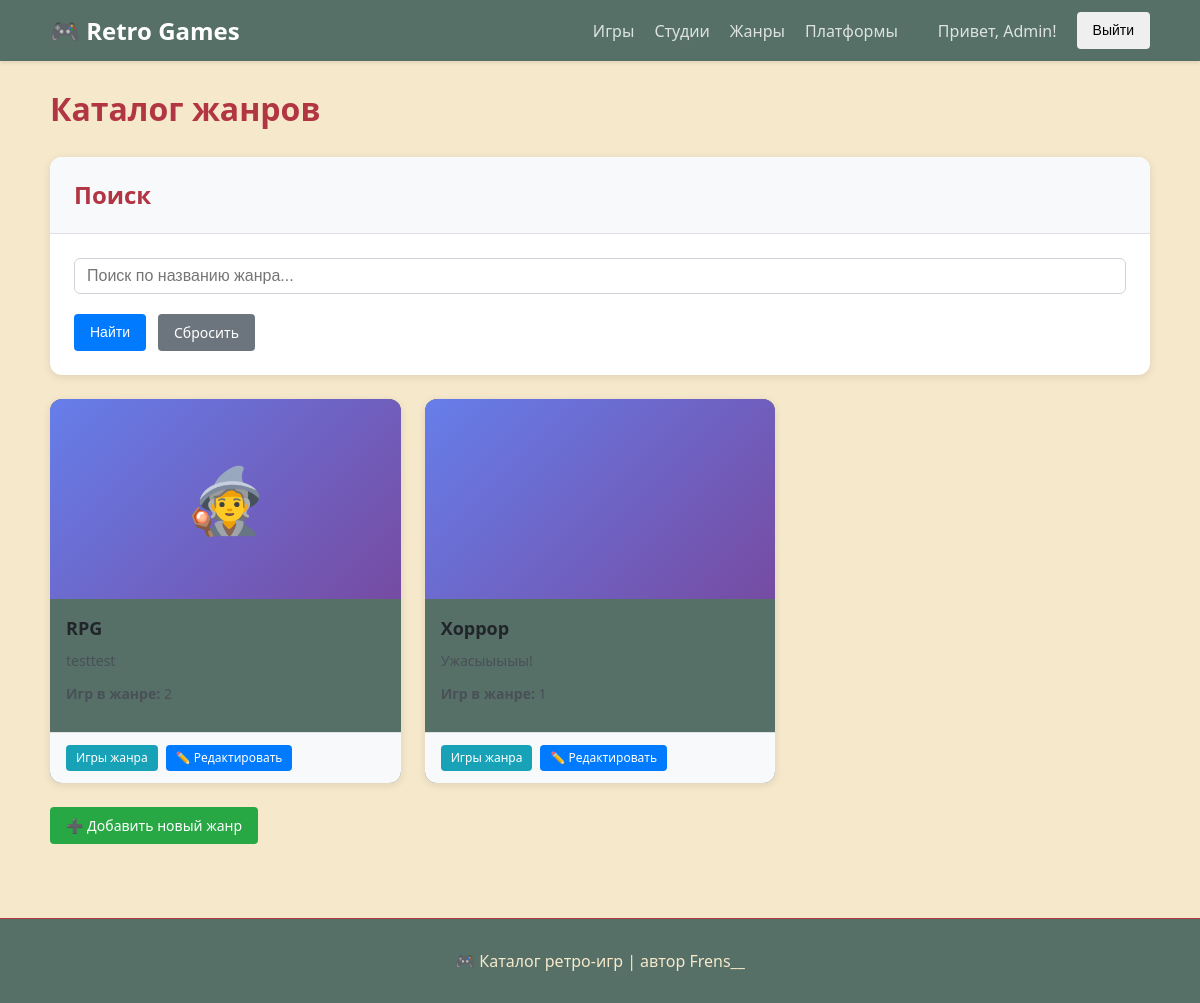
Page /categories/ (signed in) on the committed database.
### games/models.py (models this page shows, shortened)
class Category(models.Model):
    name = models.CharField(
        max_length=100,
        verbose_name="Название жанра",
        unique=True
    )
    description = models.TextField(
        verbose_name="Описание жанра",
        blank=True
    )
    slug = models.SlugField(
        max_length=100,
        unique=True,
        blank=True
    )
    class Meta:
        verbose_name = "Жанр"
        verbose_name_plural = "Жанры"
        ordering = ['name']

### games/views.py (the view)
# urls.py: path('categories/', views.category_list, name='category_list'),
def category_list(request):
    categories = Category.objects.prefetch_related('games').all()
    query = request.GET.get('q')
    if query:
        categories = categories.filter(
            Q(name__icontains=query) |
            Q(description__icontains=query)
        )
    context = {
        'categories': categories,
    }
    return render(request, 'games/category_list.html', context)

### games/templates/games/category_list.html (shortened to what this page needs)
{% extends 'games/base.html' %}
{% block content %}
<h1>Каталог жанров</h1>
<div class="form-card">
    <div class="form-card-header">
        <h3>Поиск</h3>
    </div>
    <div class="form-card-body">
        <form method="get">
            <div class="form-group">
                <input type="text" name="q" class="form-control"
                 placeholder="Поиск по названию жанра..."
                 value="{{ request.GET.q }}">
            </div>
            <div class="form-actions" style="margin-top: 0; border-top: none; padding-top: 0;">
                <button type="submit" class="btn btn-primary">Найти</button>
                <a href="{% url 'games:category_list' %}" class="btn btn-secondary">Сбросить</a>
            </div>
        </form>
    </div>
</div>
<div class="games-grid">
    {% for category in categories %}
        <div class="game-card">
            <div class="game-card-image" style="background: linear-gradient(135deg, #667eea 0%, #764ba2 100%); display: flex; align-items: center; justify-content: center;">
                <span style="font-size: 64px;">
                    {% if 'action' in category.name|lower %}
                        ⚔️
                    {% elif 'rpg' in category.name|lower %}
                        🧙
                    {% elif 'strategy' in category.name|lower %}
                        ♟️
                    {% elif 'adventure' in category.name|lower %}
                        🗺️
                    {% elif 'shooter' in category.name|lower %}
                        🔫
                    {% endif %}
                </span>
            </div>
            <div class="game-card-body">
                <h5 class="game-card-title">{{ category.name }}</h5>
                {% if category.description %}
                    <p class="game-card-text">
                        {{ category.description|truncatechars:80 }}
                    </p>
                {% endif %}
                <p class="game-card-text">
                    <strong>Игр в жанре:</strong> {{ category.games.count }}
                </p>
            </div>
            <div class="game-card-footer">
                <a href="{% url 'games:game_list' %}?category={{ category.id }}" class="btn btn-info btn-sm">Игры жанра</a>
                {% if user.is_authenticated %}
                    <a href="{% url 'games:category_update' category.id %}" class="btn btn-primary btn-sm">✏️ Редактировать</a>
                {% endif %}
            </div>
        </div>
    {% empty %}
        <div class="alert alert-info">Жанры не найдены</div>
    {% endfor %}
</div>
{% if user.is_authenticated %}
    <div class="mt-3">
        <a href="{% url 'games:category_create' %}" class="btn btn-success">➕ Добавить новый жанр</a>
    </div>
{% endif %}
<p class="text-muted">Всего найдено: {{ categories|length }} жанров</p>
{% endblock %}

### games/templates/games/base.html (shortened to what this page needs)
<!DOCTYPE html>
<html lang="ru">
<head>
    {% load static %}
    <link rel="stylesheet" href="{% static 'css/base.css' %}">
    <link rel="stylesheet" href="{% static 'css/buttons.css' %}">
    <link rel="stylesheet" href="{% static 'css/grid.css' %}">
    <link rel="stylesheet" href="{% static 'css/cards.css' %}">
    <link rel="stylesheet" href="{% static 'css/forms.css' %}">
    <link rel="stylesheet" href="{% static 'css/components.css' %}">
    <link rel="stylesheet" href="{% static 'css/responsive.css' %}">
</head>
<body>
    <nav class="navbar">
        <div class="container">
            <a class="navbar-brand" href="{% url 'games:home' %}">🎮 Retro Games</a>
            <div class="navbar-nav" id="navbarNav">
                <a class="nav-link" href="{% url 'games:game_list' %}">Игры</a>
                <a class="nav-link" href="{% url 'games:studio_list' %}">Студии</a>
                <a class="nav-link" href="{% url 'games:category_list' %}">Жанры</a>
                <a class="nav-link" href="{% url 'games:platform_list' %}">Платформы</a>
                {% if user.is_authenticated %}
                    <span class="nav-link">Привет, {{ user.username }}!</span>
                    <form method="post" action="{% url 'logout' %}" style="display: inline;">
                        <button type="submit" class="btn">Выйти</button>
                    </form>
                {% else %}
                    <a class="nav-link" href="{% url 'games:register' %}">Регистрация</a>
                    <a class="nav-link" href="{% url 'login' %}">Вход</a>
                {% endif %}
            </div>
        </div>
    </nav>
    <div class="container">
        {% block content %}
        {% endblock %}
    </div>
    <footer class="footer">
        <div class="container">
            <p class="text-muted">🎮 Каталог ретро-игр | автор Frens__</p>
        </div>
    </footer>
</body>
</html>

### static/css/base.css (style rules this page uses)
:root { --phone_window: #F6E8CB; --card_element: #567067; --white_blue: #c5dfdf; --yellow: #F6E8CB; --pulrple: #a71666; --orandge: #ec6a52; --pastel_orange: #f3b7ad; --error: #b13542; }
* { margin: 0; padding: 0; box-sizing: border-box; }
body { font-family: "Segoe UI", Roboto, "Helvetica Neue", Arial, sans-serif; font-size: 16px; line-height: 1.5; color: #212529; background-color: var(--phone_window); }
.container { width: 100%; max-width: 1200px; margin: 0 auto; padding: 0 20px; }
.navbar { background-color: var(--card_element); padding: 12px 0; box-shadow: 0 2px 4px rgba(0,0,0,0.1); }
.navbar .container { display: flex; justify-content: space-between; align-items: center; flex-wrap: wrap; }
.navbar-brand { color: white; font-size: 24px; font-weight: bold; text-decoration: none; transition: opacity 0.2s; }
.navbar-nav { display: flex; list-style: none; gap: 20px; align-items: center; flex-wrap: wrap; }
.nav-link { color: rgba(255,255,255,0.8); text-decoration: none; transition: color 0.2s; }
.footer { margin-top: 50px; padding: 30px 0; background-color: var(--card_element); border-top: 1px solid var(--error); text-align: center; }
.text-muted { color: var(--yellow); }
h1 { font-size: 32px; margin-bottom: 24px; margin-top: 24px; color: var(--error); }
h3 { font-size: 24px; margin-bottom: 16px; color: var(--error); }

### static/css/buttons.css (style rules this page uses)
.btn { display: inline-block; font-weight: 500; text-align: center; text-decoration: none; cursor: pointer; border: none; border-radius: 4px; transition: all 0.2s ease; line-height: 1.5; }
.btn { padding: 8px 16px; font-size: 14px; }
.btn-sm { padding: 4px 10px; font-size: 12px; }
.btn-primary { background-color: #007bff; color: white; }
.btn-success { background-color: #28a745; color: white; }
.btn-secondary { background-color: #6c757d; color: white; }
.btn-info { background-color: #17a2b8; color: white; }

### static/css/grid.css (style rules this page uses)
.mt-3 { margin-top: 16px; }

### static/css/cards.css (style rules this page uses)
:root { --phone_window: #F6E8CB; --card_element: #567067; --white_blue: #c5dfdf; --yellow: #F6E8CB; --pulrple: #a71666; --orandge: #ec6a52; --pastel_orange: #f3b7ad; --error: #b13542; }
.games-grid { display: flex; flex-wrap: wrap; gap: 24px; margin: 24px 0; }
.game-card { width: calc(33.333% - 16px); background: var(--card_element); border-radius: 12px; box-shadow: 0 2px 8px rgba(0,0,0,0.1); transition: transform 0.2s, box-shadow 0.2s; overflow: hidden; }
.game-card-image { width: 100%; height: 200px; object-fit: cover; background-color: #f8f9fa; }
.game-card-body { padding: 16px; background: var(--card_element); }
.game-card-title { font-size: 18px; font-weight: bold; margin: 0 0 8px 0; color: #212529; }
.game-card-text { font-size: 14px; line-height: 1.5; margin: 0 0 12px 0; color: #495057; }
.game-card-footer { padding: 12px 16px; background-color: #f8f9fa; border-top: 1px solid #dee2e6; display: flex; gap: 8px; }
.form-card { background: white; border-radius: 12px; box-shadow: 0 2px 8px rgba(0,0,0,0.1); overflow: hidden; margin-bottom: 24px; }
.form-card-header { padding: 20px 24px; background-color: #f8f9fa; border-bottom: 1px solid #dee2e6; }
.form-card-header h3 { margin: 0; }
.form-card-body { padding: 24px; }

### static/css/forms.css (style rules this page uses)
.form-group { margin-bottom: 20px; }
.form-control { width: 100%; padding: 8px 12px; border: 1px solid #ced4da; border-radius: 6px; font-size: 16px; transition: border-color 0.15s, box-shadow 0.15s; }
.form-actions { display: flex; gap: 12px; margin-top: 24px; padding-top: 16px; border-top: 1px solid #dee2e6; }

### static/css/responsive.css (style rules this page uses)
@media (min-width: 1200px) { .container { max-width: 1140px; } }

### rows in the picture
Category: name "RPG", description "testtest", games.count "2"
Category: name "Хоррор", description "Ужасыыыыы!", games.count "1"

### other values in the picture
{{ user.username }} "Admin"
